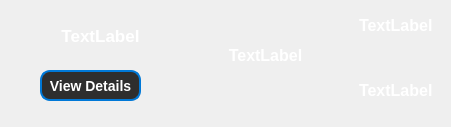
<?xml version="1.0" encoding="UTF-8"?>
<ui version="4.0">
 <class>MovieCard</class>
 <widget class="QWidget" name="MovieCard">
  <property name="geometry">
   <rect>
    <x>0</x>
    <y>0</y>
    <width>451</width>
    <height>127</height>
   </rect>
  </property>
  <property name="windowTitle">
   <string>MovieCard</string>
  </property>
  <property name="styleSheet">
   <string notr="true">MovieCard {
    background-color: #2E2E2E; /* Темный фон для карточки */
    border: 1px solid #0078d7; /* Цвет границы карточки */
    border-radius: 10px; /* Закругленные углы */
    padding: 10px; /* Отступы */
}

MovieCard QLabel {
    color: #FFFFFF; /* Белый текст для элементов в карточке */
}

MovieCard QLabel#TitleMovie {
    font-size: 16px; /* Увеличенный размер шрифта для названия */
    font-weight: bold; /* Жирный шрифт для названия */
}

MovieCard QLabel#RatingMovie,
MovieCard QLabel#GenreMovie,
MovieCard QLabel#AgeLimitMovie {
    font-size: 14px; /* Размер шрифта для других элементов */
}</string>
  </property>
  <widget class="QLabel" name="TitleMovie">
   <property name="geometry">
    <rect>
     <x>10</x>
     <y>0</y>
     <width>181</width>
     <height>71</height>
    </rect>
   </property>
   <property name="styleSheet">
    <string notr="true">QLabel {
    background-color: none;
    color: #FFFFFF; /* Цвет текста */
   	font: bold 13pt; /* Прописной стиль текста */
   	text-align: center; /* Выравнивание текста по центру */
    padding: 5px; /* Отступы */
	qproperty-wordWrap: true;
    qproperty-scaledContents: true;
}</string>
   </property>
   <property name="text">
    <string>TextLabel</string>
   </property>
   <property name="alignment">
    <set>Qt::AlignmentFlag::AlignCenter</set>
   </property>
  </widget>
  <widget class="QLabel" name="RatingMovie">
   <property name="geometry">
    <rect>
     <x>350</x>
     <y>70</y>
     <width>91</width>
     <height>41</height>
    </rect>
   </property>
   <property name="styleSheet">
    <string notr="true">QLabel {
    background-color: none;
        color: #FFFFFF; /* Цвет текста */
        font: bold 12pt; /* Прописной стиль текста */
        text-align: center; /* Выравнивание текста по центру */
    padding: 5px; /* Отступы */
	qproperty-wordWrap: true;
    qproperty-scaledContents: true;
}</string>
   </property>
   <property name="text">
    <string>TextLabel</string>
   </property>
   <property name="alignment">
    <set>Qt::AlignmentFlag::AlignLeading|Qt::AlignmentFlag::AlignLeft|Qt::AlignmentFlag::AlignVCenter</set>
   </property>
  </widget>
  <widget class="QLabel" name="GenreMovie">
   <property name="geometry">
    <rect>
     <x>190</x>
     <y>0</y>
     <width>151</width>
     <height>111</height>
    </rect>
   </property>
   <property name="styleSheet">
    <string notr="true">QLabel {
    background-color: none;
     color: #FFFFFF; /* Цвет текста */
     font: bold 12pt; /* Прописной стиль текста */
     text-align: center; /* Выравнивание текста по центру */
    padding: 5px; /* Отступы */
	qproperty-wordWrap: true;
    qproperty-scaledContents: true;
}</string>
   </property>
   <property name="text">
    <string>TextLabel</string>
   </property>
   <property name="alignment">
    <set>Qt::AlignmentFlag::AlignCenter</set>
   </property>
  </widget>
  <widget class="QLabel" name="AgeLimitMovie">
   <property name="geometry">
    <rect>
     <x>350</x>
     <y>10</y>
     <width>91</width>
     <height>31</height>
    </rect>
   </property>
   <property name="styleSheet">
    <string notr="true">QLabel {
    background-color: none;
        color: #FFFFFF; /* Цвет текста */
        font: bold 12pt; /* Прописной стиль текста */
        text-align: center; /* Выравнивание текста по центру */
    padding: 5px; /* Отступы */
	qproperty-wordWrap: true;
    qproperty-scaledContents: true;
}</string>
   </property>
   <property name="text">
    <string>TextLabel</string>
   </property>
  </widget>
  <widget class="QPushButton" name="ViewDetailsButton">
   <property name="geometry">
    <rect>
     <x>40</x>
     <y>70</y>
     <width>101</width>
     <height>31</height>
    </rect>
   </property>
   <property name="styleSheet">
    <string notr="true">QPushButton {
    background-color: #2E2E2E; /* Темный фон */
    color: #FFFFFF; /* Белый текст */
        font: bold 16pt; /* Прописной стиль текста */
        text-align: center; /* Выравнивание текста по центру */
    border: 2px solid #0078d7; /* Цвет границы */
    border-radius: 10px; /* Закругленные углы */
    padding: 5px; /* Отступы */
    font-size: 14px; /* Размер шрифта */
}

QPushButton:hover {
    background-color: #1E1E1E; /* Цвет фона при наведении */
}

QPushButton:pressed {
    background-color: #0078d7; /* Цвет фона при нажатии */
    color: #FFFFFF; /* Белый текст при нажатии */
}</string>
   </property>
   <property name="text">
    <string>View Details</string>
   </property>
  </widget>
 </widget>
 <resources/>
 <connections/>
</ui>
